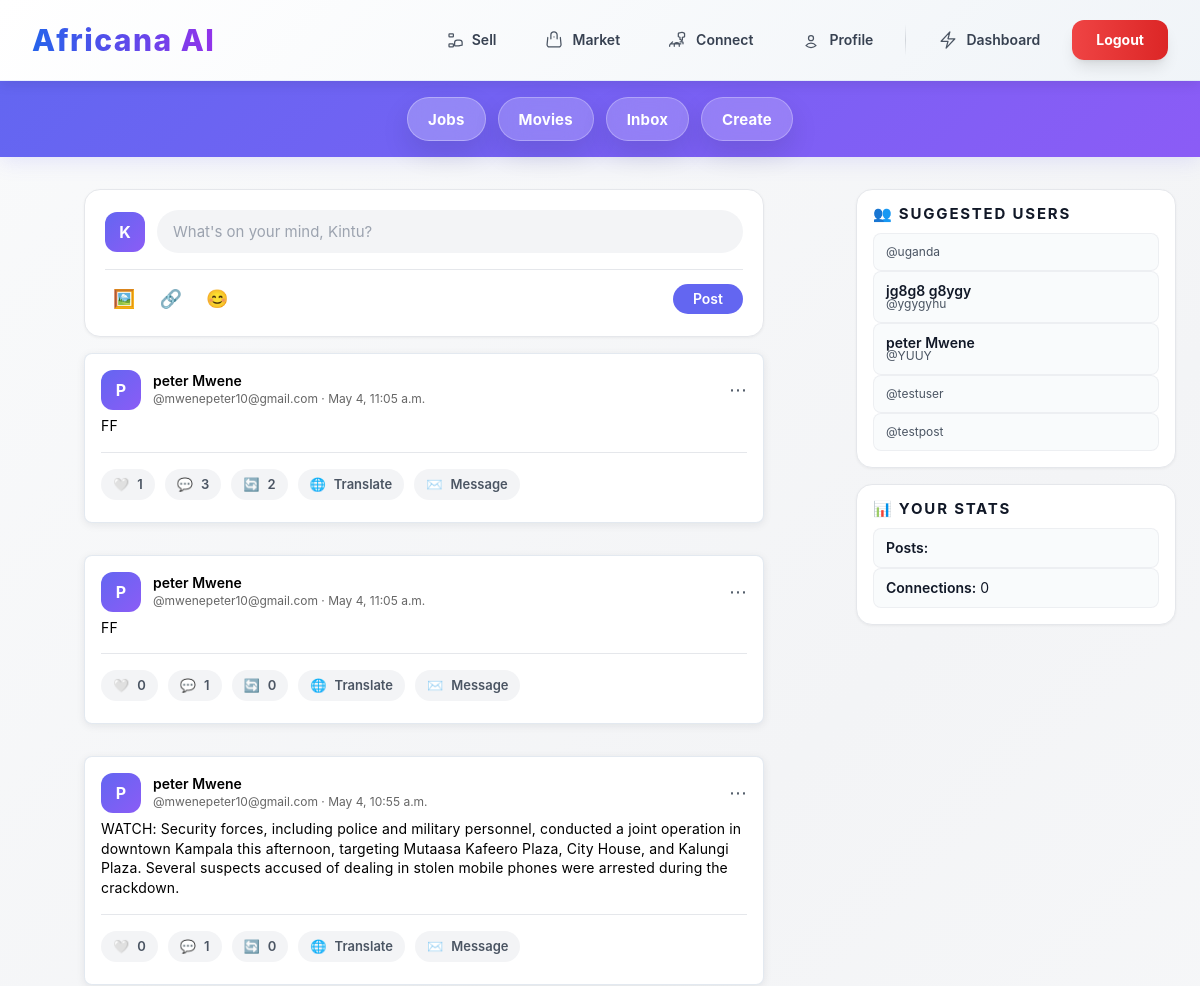
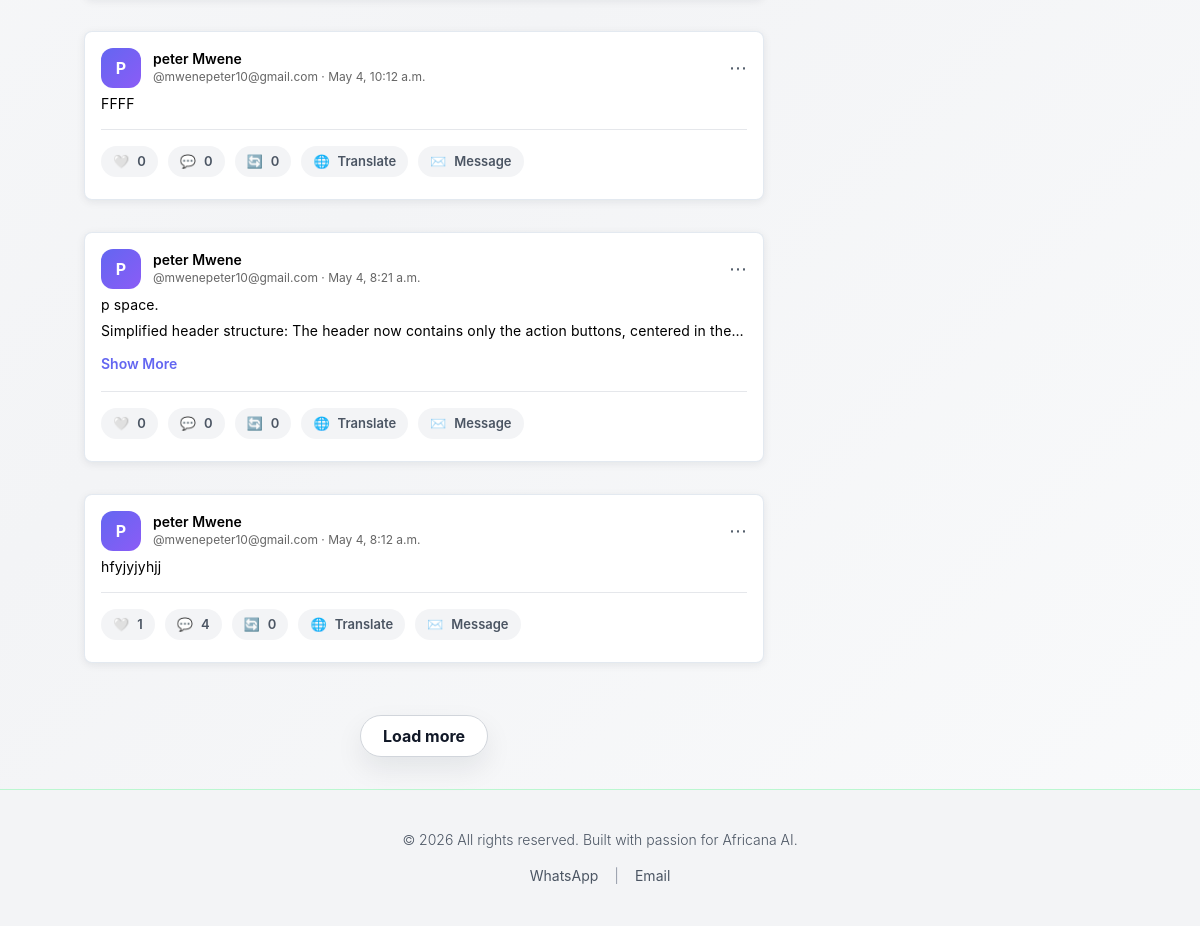
Before: /hotel/ (signed in) with the older database file (2 pictures, top to bottom).
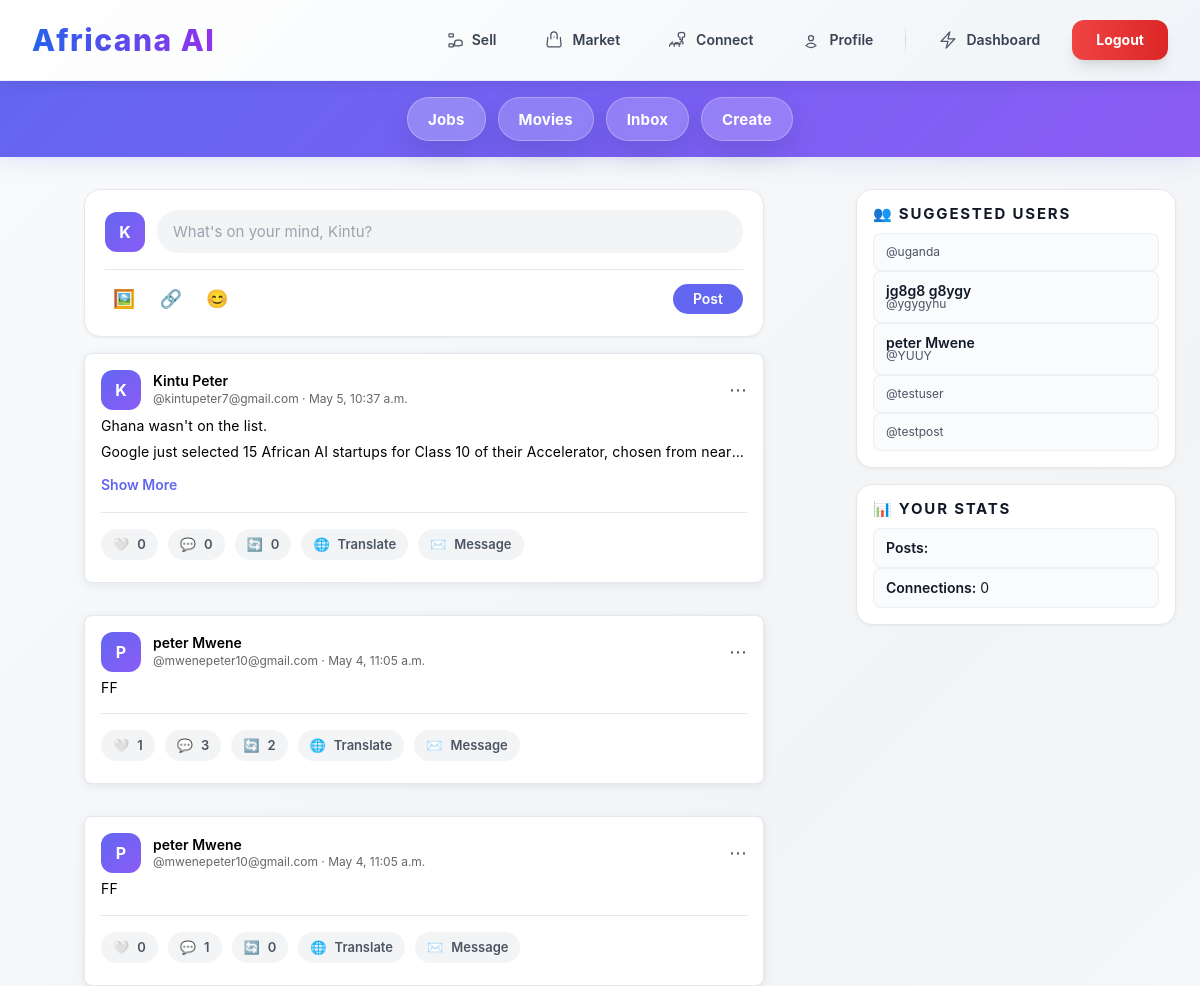
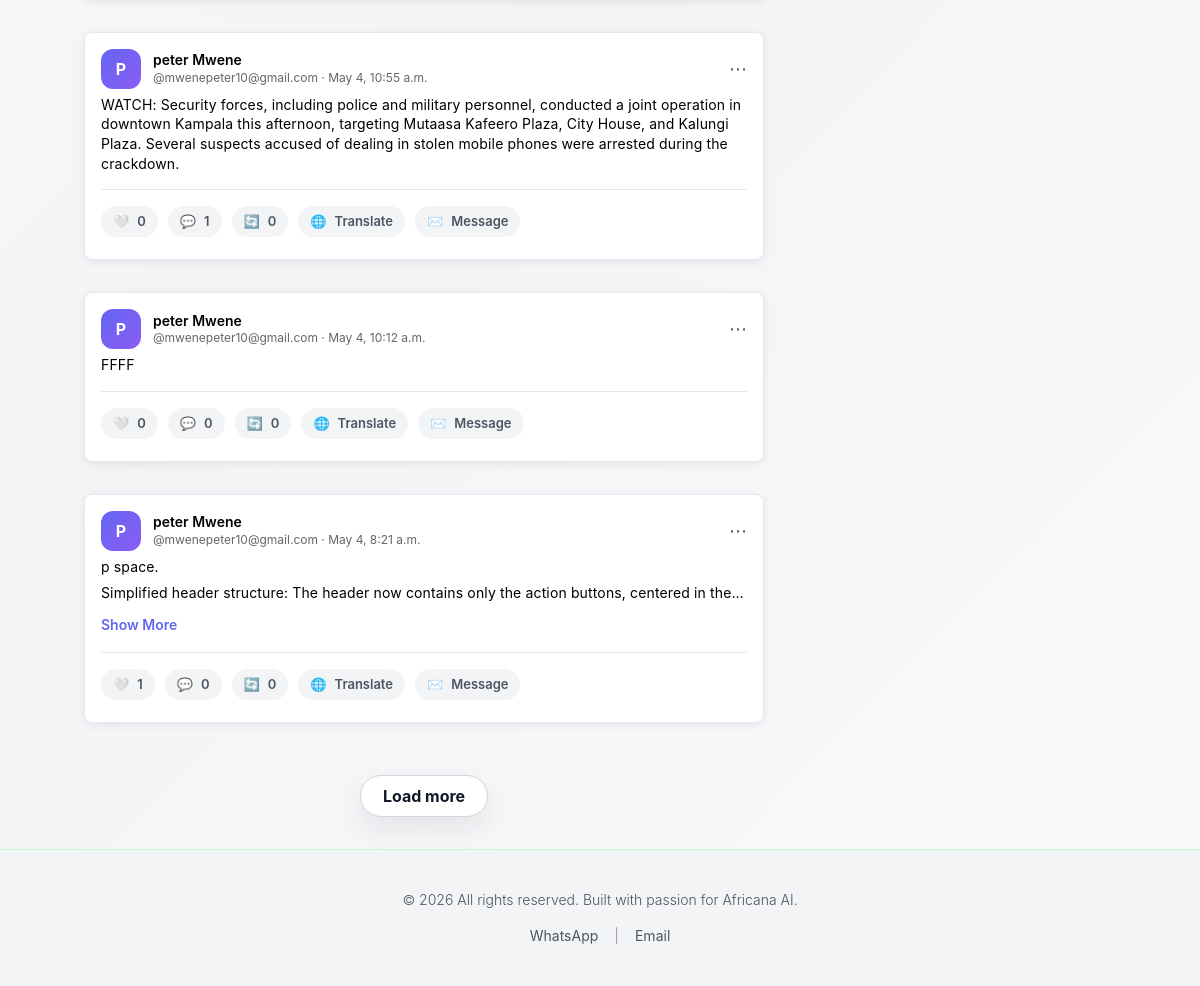
After: the same page with the newer database file (2 pictures, top to bottom).
### users/models.py (models this page shows, shortened)
class CustomUser(AbstractUser):
    headline = models.CharField(_("Headline"), max_length=255, blank=True, null=True,
                                help_text=_("A professional title or summary, like 'Senior Django Developer'"))
    about = models.TextField(_("About Summary"), blank=True, null=True,
                             help_text=_("A summary of your professional journey and goals."))
    location = models.CharField(_("Location"), max_length=100, blank=True, null=True)
    language = models.CharField(_("Preferred Language"), max_length=10, default='en',
                                help_text=_("User's preferred language for content, e.g., 'en', 'sw', 'fr'"))
    profile_image = CloudinaryField('profile_image', blank=True, null=True,
                                    help_text=_("Upload a professional profile picture."))
    user_type = models.CharField(_("User Type"), max_length=20, choices=[
        ('regular', 'Regular User'),
        ('investor', 'Investor'),
    ], default='regular', help_text=_("Type of user account."))
    is_approved = models.BooleanField(_("Is Approved"), default=False,
                                      help_text=_("Whether this investor account is approved to post partner content."))
    groups = models.ManyToManyField(
        Group,
        verbose_name=_('groups'),
        blank=True,
        related_name="customuser_set",
        related_query_name="customuser",
    )
    user_permissions = models.ManyToManyField(
        Permission,
        verbose_name=_('user permissions'),
        blank=True,
        related_name="customuser_permissions_set",
        related_query_name="customuser_permission",
    )
    def get_full_name(self):
        full_name = f"{self.first_name} {self.last_name}"
        return full_name.strip()

### hotel/models.py (models this page shows, shortened)
class Post(models.Model):
    author = models.ForeignKey(settings.AUTH_USER_MODEL, on_delete=models.CASCADE, related_name='posts')
    content = models.TextField()
    image = models.ImageField(upload_to='posts/', blank=True, null=True)
    location = models.CharField(max_length=255, blank=True, null=True)
    created_at = models.DateTimeField(auto_now_add=True)
    updated_at = models.DateTimeField(auto_now=True)

### hotel/views.py (the view, shortened to what this page needs)
# urls.py: path('', views.social_feed, name='social_feed'),
@login_required
def social_feed(request):
    feed_type = request.GET.get('type', 'all')
    translate_feed = request.GET.get('translate', 'false').lower() == 'true'
    target_lang = request.GET.get('lang', getattr(request.user, 'language', 'en'))
    if isinstance(target_lang, str):
        target_lang = target_lang.lower()
    global_posts_query = Post.objects.filter(
        author__user_type='investor',
        author__is_approved=True
    ).order_by('-created_at')[:10]
    global_posts = list(global_posts_query)
    global_post_ids = [post.id for post in global_posts]
    regular_posts_query = Post.objects.exclude(id__in=global_post_ids).order_by('-created_at')
    partner_posts_query = Post.objects.filter(author__user_type='investor', author__is_approved=True)\
        .exclude(id__in=global_post_ids).order_by('-created_at')
    if feed_type == 'text':
        filter_q = Q(image__isnull=True) & (Q(location__isnull=True) | Q(location=''))
        regular_posts_query = regular_posts_query.filter(filter_q)
        partner_posts_query = partner_posts_query.filter(filter_q)
    elif feed_type == 'images':
        regular_posts_query = regular_posts_query.exclude(image__isnull=True)
        partner_posts_query = partner_posts_query.exclude(image__isnull=True)
    elif feed_type == 'location':
        regular_posts_query = regular_posts_query.exclude(location__isnull=True).exclude(location='')
        partner_posts_query = partner_posts_query.exclude(location__isnull=True).exclude(location='')
    regular_posts = list(regular_posts_query)
    partner_posts = list(partner_posts_query)
    final_feed = []
    p_idx = 0  # Counter for partner posts
    for i, post in enumerate(regular_posts):
        final_feed.append(post)
        if (i + 1) % 3 == 0 and p_idx < len(partner_posts):
            if partner_posts[p_idx] not in final_feed:
                final_feed.append(partner_posts[p_idx])
            p_idx += 1
    posts = list(global_posts) + final_feed
    page_number = request.GET.get('page', 1)
    paginator = Paginator(posts, 6)
    try:
        page_obj = paginator.page(page_number)
    except (PageNotAnInteger, EmptyPage):
        page_obj = paginator.page(1)
    posts = list(page_obj.object_list)
    connections = Connection.objects.filter(
        Q(sender=request.user) | Q(receiver=request.user),
        status='accepted'
    )
    all_users = CustomUser.objects.exclude(id=request.user.id)
    context = {
        'posts': posts,
        'page_obj': page_obj,
        'connections': connections,
        'all_users': all_users,
        'current_filter': feed_type,
        'translate_feed': translate_feed,
        'current_lang': target_lang,
    }
    return render(request, 'hotel/social_feed_new.html', context)

### hotel/templates/hotel/social_feed_new.html (shortened to what this page needs)
{% extends "base.html" %}
{% load static %}
{% load widget_tweaks %}
{% block content %}
<div class="header">
    <div class="header-content">
        <div class="header-actions">
            <button type="button" class="btn-header job-button" data-icon="💼" data-url="{% url 'languages:browse_job_listings' %}" data-post-count="{{ request.user.posts.count }}" onclick="handleJobButtonClick(event)">Jobs</button>
            <a href="{% url 'movie:movie_list' %}" class="btn-header" data-icon="🎬">Movies</a>
            <a href="{% url 'hotel:inbox' %}" class="btn-header" data-icon="📥">Inbox</a>
            <a href="{% url 'hotel:create_post' %}" class="btn-header" data-icon="✍️" title="Investor-only Create access">Create</a>
        </div>
    </div>
</div>
<div class="container">
    <div class="feed real-feed">
        <div class="create-post-card">
            <div class="create-post-header">
                <div class="avatar">{{ request.user.first_name|slice:':1'|upper }}</div>
                <div class="create-post-input">
                    <a href="{% url 'hotel:post' %}" style="text-decoration: none; width: 100%;">
                        <input type="text" placeholder="What's on your mind, {{ request.user.first_name }}?" readonly style="cursor: pointer;">
                    </a>
                </div>
            </div>
            <div class="create-post-footer">
                <div class="post-actions">
                    <button class="action-btn" title="Add Image">🖼️</button>
                    <button class="action-btn" title="Add Link">🔗</button>
                    <button class="action-btn" title="Add Emoji">😊</button>
                </div>
                <a href="{% url 'hotel:post' %}" class="btn-primary">Post</a>
            </div>
        </div>
        {% if posts %}
            {% for post in posts %}
                    <div class="post-card" id="post-{{ post.id }}" data-post-id="{{ post.id }}">
                        <div class="post-header">
                            <div class="post-author">
                                <div class="avatar" style="width: 40px; height: 40px;">{{ post.author.first_name|slice:':1'|upper }}</div>
                                <div class="post-author-info">
                                    <div class="author-name">{{ post.author.get_full_name }}</div>
                                    <div class="author-meta">@{{ post.author.username }} · {{ post.created_at|date:"M j, g:i a" }}</div>
                                </div>
                            </div>
                            <button class="post-menu" title="More options">⋯</button>
                        </div>
                        <div class="post-content collapsed" data-post-id="{{ post.id }}" lang="{{ current_lang|default:'en' }}" data-full-content="{% if post.is_translated and post.translated_content %}{{ post.translated_content }}{% else %}{{ post.content }}{% endif %}">
                            {% if post.is_translated and post.translated_content %}
                                {{ post.translated_content|urlize|linebreaks }}
                                <div style="font-size: 12px; color: var(--gray-500); margin-top: 6px;">
                                    <em>Translated from English to {{ current_lang }}</em>
                                </div>
                            {% else %}
                                {{ post.content|urlize|linebreaks }}
                            {% endif %}
                        </div>
                        <button class="show-more-btn" onclick="togglePostExpand(this, {{ post.id }})" style="display: none;">Show More</button>
                        <div class="post-footer">
                            <button class="post-action" onclick="likePost({{ post.id }}, this)" title="Like this post">
                                <span id="like-icon-{{ post.id }}">🤍</span>
                                <span id="like-count-{{ post.id }}">{{ post.likes.count }}</span>
                            </button>
                            <button class="post-action" onclick="toggleComments({{ post.id }}, this)" title="View comments">
                                <span>💬</span>
                                <span id="comment-count-{{ post.id }}">{{ post.comments.count }}</span>
                            </button>
                            <button class="post-action" onclick="sharePost({{ post.id }})" title="Share this post">
                                <span>🔄</span>
                                <span>{{ post.shares.count|default:'0' }}</span>
                            </button>
                            <button class="post-action" onclick="openTranslateModal({{ post.id }})" title="Translate post">
                                <span>🌐</span>
                                <span>Translate</span>
                            </button>
                            <button class="post-action" onclick="openMessageModal({{ post.author.id }}, '{{ post.author.get_full_name|default:post.author.username|escapejs }}')" title="Send message">
                                <span>✉️</span>
                                <span>Message</span>
                            </button>
                        </div>
                    </div>
            {% endfor %}
            {% if page_obj.has_next %}
            <div class="load-more-container">
                <a href="?page={{ page_obj.next_page_number }}" class="load-more-button">Load more</a>
            </div>
        {% endif %}
        {% endif %}
    </div>
    <aside class="sidebar">
        <div class="sidebar-card">
            <div class="sidebar-title">👥 Suggested Users</div>
            {% for user in all_users|slice:':5' %}
            <a href="#" class="sidebar-item">
                <div style="font-weight: 600;">{{ user.get_full_name }}</div>
                <div style="font-size: 12px; color: var(--gray-600);">@{{ user.username }}</div>
            </a>
            {% endfor %}
        </div>
        <div class="sidebar-card">
            <div class="sidebar-title">📊 Your Stats</div>
            <div class="sidebar-item">
                <span style="font-weight: 600;">Posts:</span> {{ request.user.post_set.count }}
            </div>
            <div class="sidebar-item">
                <span style="font-weight: 600;">Connections:</span> {{ connections.count }}
            </div>
        </div>
    </aside>
</div>
{% endblock %}

Changed rows visible on the page:
no longer on this page (row unchanged): Post: author.first_name "P", author.get_full_name "peter Mwene", author.username "mwenepeter10@gmail.com", created_at "May 4, 8:12 a.m.", content "hfyjyjyhjj", likes.count "1", comments.count "4", shares.count "0"
added Post: author.first_name "K", author.get_full_name "Kintu Peter", author.username "kintupeter7@gmail.com", created_at "May 5, 10:37 a.m.", content "Ghana wasn't on the list. Google just selected 15 African AI startups for Class 10 of their Accelerator, chosen from…", likes.count "0", comments.count "0", shares.count "0"
computed for Post "May 4, 8:21 a.m.": likes.count "0" → "1"
